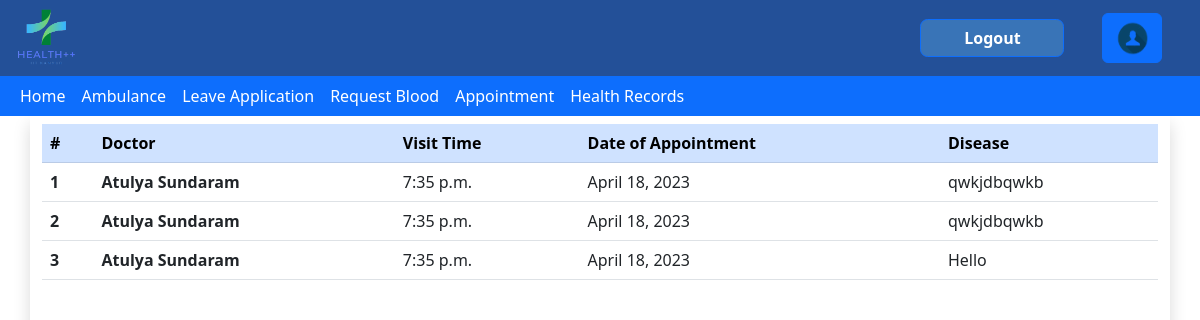
/health_booklet/health_records (signed in), run on an earlier commit of the app's database.
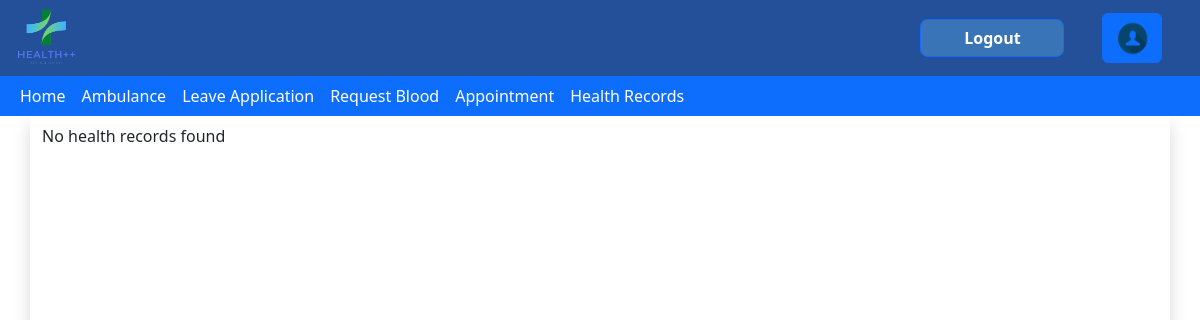
And on a later commit of the database.
### health_booklet/models.py (models this page shows)
class HealthRecord(models.Model):
    patient = models.ForeignKey(Patient, on_delete=models.CASCADE)
    doctor = models.ForeignKey(Doctor, on_delete=models.CASCADE)
    disease = models.TextField()
    symptoms = models.TextField()
    prescription = models.TextField()
    comments = models.TextField()
    datetime = models.DateTimeField(auto_now_add=True)

### health/models.py (models this page shows, shortened)
class Doctor(models.Model):
    user = models.ForeignKey(Account,null=True,on_delete=models.CASCADE)
    Department=models.CharField(
        max_length=120,
        choices=Department_Choices,
    )
    Doctor_Name = models.CharField(max_length=50,null=True)
    Post= models.CharField(max_length=60,default="Doctor")

### health_booklet/views.py (the view)
# urls.py: path('health_records', views.view_health_records, name='health_records'),
@login_required
def view_health_records(request):
    a = request.user
    account = Account.objects.get(user=a).Role
    if(account=="Doctor" or account=="Receptionist"):
        username=request.POST["username"]
        print(username,"!!!!!!!!!!!!!!!!!!!!!!!")
        user = Account.objects.get(user = User.objects.get(username=username))
        print(user)
        patient = Patient.objects.get(user = user)
    elif(account=="Student"):
        patient = Patient.objects.get(user=Account.objects.get(user=request.user))
    else:
        return redirect('home')
    health_records = HealthRecord.objects.filter(patient=patient).order_by('-datetime')
    for record in health_records:
        record.date = record.datetime.date()
        record.time = record.datetime.time()
    return render(request, 'view_health_records.html', {'health_records': health_records, 'patient': patient})

### health_booklet/templates/view_health_records.html (shortened to what this page needs)
{% extends 'health/base.html' %}
{% block content %}
<html lang="en">
<head>
    <link href="https://cdn.jsdelivr.net/npm/bootstrap@5.3.0-alpha1/dist/css/bootstrap.min.css" rel="stylesheet"
>
</head>
{%if user.account.Role == 'Student' or user.account.Role == 'Receptionist' or user.account.Role == 'Doctor'%}
<body>
    <div class="container shadow min-vh-100 py-2">
        <div class="table-responsive">
            {% if health_records %}
            <table class="table accordion">
                <thead class="table-primary">
                    <tr>
                        <th scope="col">#</th>
                        <th scope="col">Doctor</th>
                        <th scope="col">Visit Time</th>
                        <th scope="col">Date of Appointment</th>
                        <th scope="col">Disease</th>
                    </tr>
                </thead>
                <tbody>
                    {% for health_record in health_records %}
                    <tr data-bs-toggle="collapse" data-bs-target="#r{{forloop.counter}}" class="accordion-toggle">
                        <th scope="row">{{forloop.counter}} </th>
                        <td><strong>{{health_record.doctor.Doctor_Name}}</strong></td>
                        <td>{{health_record.time}}</td>
                        <td>{{health_record.date}}</td>
                        <td>{{health_record.disease}}</td>
                    </tr>
                    {%endfor%}
                </tbody>
            </table>
            {% else %}
                <p>No health records found</p>
            {% endif %}
        </div>
    </div>
</body>
{%else%}
<h1>You are not authorized to access this page</h1>
{%endif%}
</html>
{%endblock%}

What changed in the data, as far as the page shows it:
removed HealthRecord: doctor.Doctor_Name "Atulya Sundaram", time "7:35 p.m.", date "April 18, 2023", disease "qwkjdbqwkb"
removed HealthRecord: doctor.Doctor_Name "Atulya Sundaram", time "7:35 p.m.", date "April 18, 2023", disease "qwkjdbqwkb"
removed HealthRecord: doctor.Doctor_Name "Atulya Sundaram", time "7:35 p.m.", date "April 18, 2023", disease "Hello"
Also different on the page:
text no longer shown: "# Doctor Visit Time Date of Appointment Disease"
text now shown: "No health records found"
